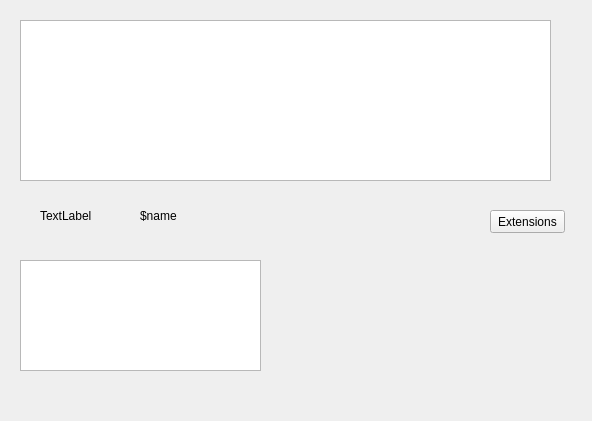
<?xml version="1.0" encoding="UTF-8"?>
<ui version="4.0">
 <class>TOptionPluginInfo</class>
 <widget class="QWidget" name="TOptionPluginInfo">
  <property name="geometry">
   <rect>
    <x>0</x>
    <y>0</y>
    <width>592</width>
    <height>421</height>
   </rect>
  </property>
  <property name="windowTitle">
   <string>Form</string>
  </property>
  <widget class="QTableView" name="tvPlugins">
   <property name="geometry">
    <rect>
     <x>20</x>
     <y>20</y>
     <width>531</width>
     <height>161</height>
    </rect>
   </property>
  </widget>
  <widget class="QPushButton" name="pushButton">
   <property name="geometry">
    <rect>
     <x>490</x>
     <y>210</y>
     <width>75</width>
     <height>23</height>
    </rect>
   </property>
   <property name="text">
    <string>Extensions</string>
   </property>
  </widget>
  <widget class="QTableView" name="tvSuffix">
   <property name="geometry">
    <rect>
     <x>20</x>
     <y>260</y>
     <width>241</width>
     <height>111</height>
    </rect>
   </property>
  </widget>
  <widget class="QLabel" name="label">
   <property name="geometry">
    <rect>
     <x>40</x>
     <y>210</y>
     <width>54</width>
     <height>12</height>
    </rect>
   </property>
   <property name="text">
    <string>TextLabel</string>
   </property>
  </widget>
  <widget class="QLabel" name="label_2">
   <property name="geometry">
    <rect>
     <x>140</x>
     <y>210</y>
     <width>54</width>
     <height>12</height>
    </rect>
   </property>
   <property name="text">
    <string>$name</string>
   </property>
  </widget>
 </widget>
 <resources/>
 <connections/>
</ui>
